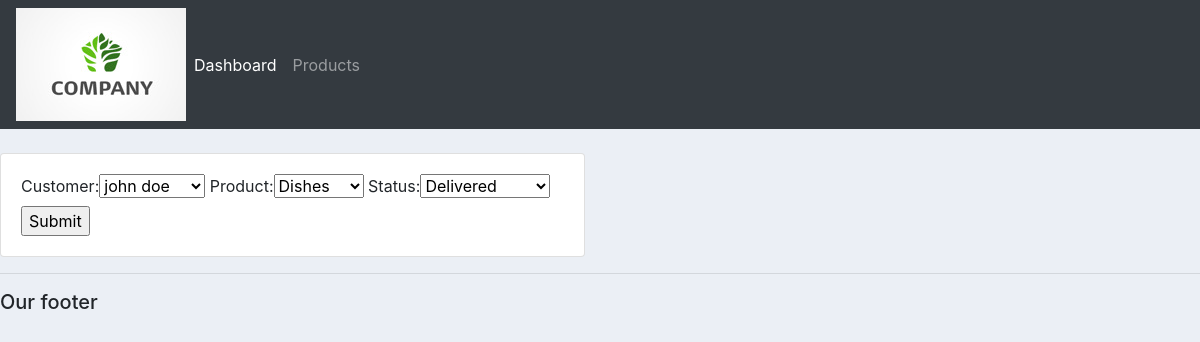
The page /update_order/3/ on the database its author committed.
### accounts/models.py (models this page shows, shortened)
class Order(models.Model):
    STATUS= (
        ('Pending', 'Pending'),
        ('Out for deliver', 'Out for deliver'),
        ('Delivered', 'Delivered'),
    )
    customer = models.ForeignKey(Customer, null=True, on_delete=models.CASCADE)
    product = models.ForeignKey(Product, null=True, on_delete=models.CASCADE)
    date_created = models.DateTimeField( auto_now_add=True, null=True)
    status = models.CharField( max_length=50, null=True, choices=STATUS)

### accounts/views.py (the view)
# urls.py: path('update_order/<str:pk>/', views.updateOrder, name = 'update_order'),
def updateOrder(request, pk):
    order =Order.objects.get(id=pk)
    form = OrderForm(instance=order)
    if request.method == 'POST':
        form = OrderForm(request.POST, instance = order)
        if form.is_valid():
            form.save()
            return redirect('/')
    context = {'form':form}
    return render(request, 'accounts/order_form.html',context)

### accounts/forms.py
class OrderForm(ModelForm):
    class Meta:
        model = Order
        fields = '__all__'

### accounts/models.py (called while the page is built)
    def __str__(self):
        return self.name

    def __str__(self):
        return self.name

### accounts/templates/accounts/order_form.html (shortened to what this page needs)
{% extends 'accounts/main.html' %}
{% load static %}
{% block content%}
<br>
<div class="row">
    <div class="col-md-6">
        <div class="card card-body">
            <form action="" method="POST">
                {{form}}
                <input type="submit" name="Submit">
            </form>
        </div>
    </div>
</div>
{% endblock %}

### static/css/main.css (style rules this page uses)
body { background-color: #ebeff5; }

### rows shown on the page
Order: customer "john doe", product "Dishes", status "Delivered"
